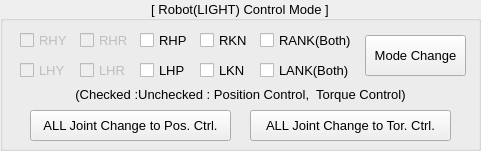
  <widget class="QGroupBox" name="groupBox_4">
   <property name="geometry">
    <rect>
     <x>200</x>
     <y>32</y>
     <width>481</width>
     <height>151</height>
    </rect>
   </property>
   <property name="font">
    <font>
     <pointsize>10</pointsize>
    </font>
   </property>
   <property name="title">
    <string>[ Robot(LIGHT) Control Mode ]</string>
   </property>
   <property name="alignment">
    <set>Qt::AlignCenter</set>
   </property>
   <widget class="QPushButton" name="BTN_ROBOT_CONTROLMETHOD_CHANGE_TO_POS">
    <property name="geometry">
     <rect>
      <x>30</x>
      <y>110</y>
      <width>201</width>
      <height>31</height>
     </rect>
    </property>
    <property name="font">
     <font>
      <pointsize>10</pointsize>
     </font>
    </property>
    <property name="text">
     <string>ALL Joint Change to Pos. Ctrl.</string>
    </property>
   </widget>
   <widget class="QCheckBox" name="checkBox">
    <property name="enabled">
     <bool>false</bool>
    </property>
    <property name="geometry">
     <rect>
      <x>20</x>
      <y>30</y>
      <width>51</width>
      <height>20</height>
     </rect>
    </property>
    <property name="font">
     <font>
      <pointsize>10</pointsize>
     </font>
    </property>
    <property name="text">
     <string>RHY</string>
    </property>
   </widget>
   <widget class="QCheckBox" name="checkBox_2">
    <property name="enabled">
     <bool>false</bool>
    </property>
    <property name="geometry">
     <rect>
      <x>80</x>
      <y>30</y>
      <width>51</width>
      <height>20</height>
     </rect>
    </property>
    <property name="font">
     <font>
      <pointsize>10</pointsize>
     </font>
    </property>
    <property name="text">
     <string>RHR</string>
    </property>
   </widget>
   <widget class="QCheckBox" name="CBX_ROBOT_CONTROLMETHOD_RHP">
    <property name="geometry">
     <rect>
      <x>140</x>
      <y>30</y>
      <width>51</width>
      <height>20</height>
     </rect>
    </property>
    <property name="font">
     <font>
      <pointsize>10</pointsize>
     </font>
    </property>
    <property name="text">
     <string>RHP</string>
    </property>
   </widget>
   <widget class="QCheckBox" name="CBX_ROBOT_CONTROLMETHOD_RKN">
    <property name="geometry">
     <rect>
      <x>200</x>
      <y>30</y>
      <width>51</width>
      <height>20</height>
     </rect>
    </property>
    <property name="font">
     <font>
      <pointsize>10</pointsize>
     </font>
    </property>
    <property name="text">
     <string>RKN</string>
    </property>
   </widget>
   <widget class="QCheckBox" name="CBX_ROBOT_CONTROLMETHOD_RANK">
    <property name="geometry">
     <rect>
      <x>260</x>
      <y>30</y>
      <width>91</width>
      <height>20</height>
     </rect>
    </property>
    <property name="font">
     <font>
      <pointsize>10</pointsize>
     </font>
    </property>
    <property name="text">
     <string>RANK(Both)</string>
    </property>
   </widget>
   <widget class="QCheckBox" name="checkBox_6">
    <property name="enabled">
     <bool>false</bool>
    </property>
    <property name="geometry">
     <rect>
      <x>20</x>
      <y>60</y>
      <width>51</width>
      <height>20</height>
     </rect>
    </property>
    <property name="font">
     <font>
      <pointsize>10</pointsize>
     </font>
    </property>
    <property name="text">
     <string>LHY</string>
    </property>
   </widget>
   <widget class="QCheckBox" name="CBX_ROBOT_CONTROLMETHOD_LANK">
    <property name="geometry">
     <rect>
      <x>260</x>
      <y>60</y>
      <width>91</width>
      <height>20</height>
     </rect>
    </property>
    <property name="font">
     <font>
      <pointsize>10</pointsize>
     </font>
    </property>
    <property name="text">
     <string>LANK(Both)</string>
    </property>
   </widget>
   <widget class="QCheckBox" name="CBX_ROBOT_CONTROLMETHOD_LHP">
    <property name="geometry">
     <rect>
      <x>140</x>
      <y>60</y>
      <width>51</width>
      <height>20</height>
     </rect>
    </property>
    <property name="font">
     <font>
      <pointsize>10</pointsize>
     </font>
    </property>
    <property name="text">
     <string>LHP</string>
    </property>
   </widget>
   <widget class="QCheckBox" name="checkBox_9">
    <property name="enabled">
     <bool>false</bool>
    </property>
    <property name="geometry">
     <rect>
      <x>80</x>
      <y>60</y>
      <width>51</width>
      <height>20</height>
     </rect>
    </property>
    <property name="font">
     <font>
      <pointsize>10</pointsize>
     </font>
    </property>
    <property name="text">
     <string>LHR</string>
    </property>
   </widget>
   <widget class="QCheckBox" name="CBX_ROBOT_CONTROLMETHOD_LKN">
    <property name="geometry">
     <rect>
      <x>200</x>
      <y>60</y>
      <width>51</width>
      <height>20</height>
     </rect>
    </property>
    <property name="font">
     <font>
      <pointsize>10</pointsize>
     </font>
    </property>
    <property name="text">
     <string>LKN</string>
    </property>
   </widget>
   <widget class="QPushButton" name="BTN_ROBOT_CONTROLMETHOD_CHANGE">
    <property name="geometry">
     <rect>
      <x>365</x>
      <y>35</y>
      <width>101</width>
      <height>41</height>
     </rect>
    </property>
    <property name="font">
     <font>
      <pointsize>10</pointsize>
     </font>
    </property>
    <property name="text">
     <string>Mode Change</string>
    </property>
   </widget>
   <widget class="QPushButton" name="BTN_ROBOT_CONTROLMETHOD_CHANGE_TO_TOR">
    <property name="geometry">
     <rect>
      <x>250</x>
      <y>110</y>
      <width>201</width>
      <height>31</height>
     </rect>
    </property>
    <property name="font">
     <font>
      <pointsize>10</pointsize>
     </font>
    </property>
    <property name="text">
     <string>ALL Joint Change to Tor. Ctrl.</string>
    </property>
   </widget>
   <widget class="QLabel" name="label_43">
    <property name="geometry">
     <rect>
      <x>50</x>
      <y>86</y>
      <width>381</width>
      <height>16</height>
     </rect>
    </property>
    <property name="font">
     <font>
      <pointsize>10</pointsize>
     </font>
    </property>
    <property name="text">
     <string>(Checked :Unchecked : Position Control,  Torque Control)</string>
    </property>
    <property name="alignment">
     <set>Qt::AlignCenter</set>
    </property>
   </widget>
  </widget>
